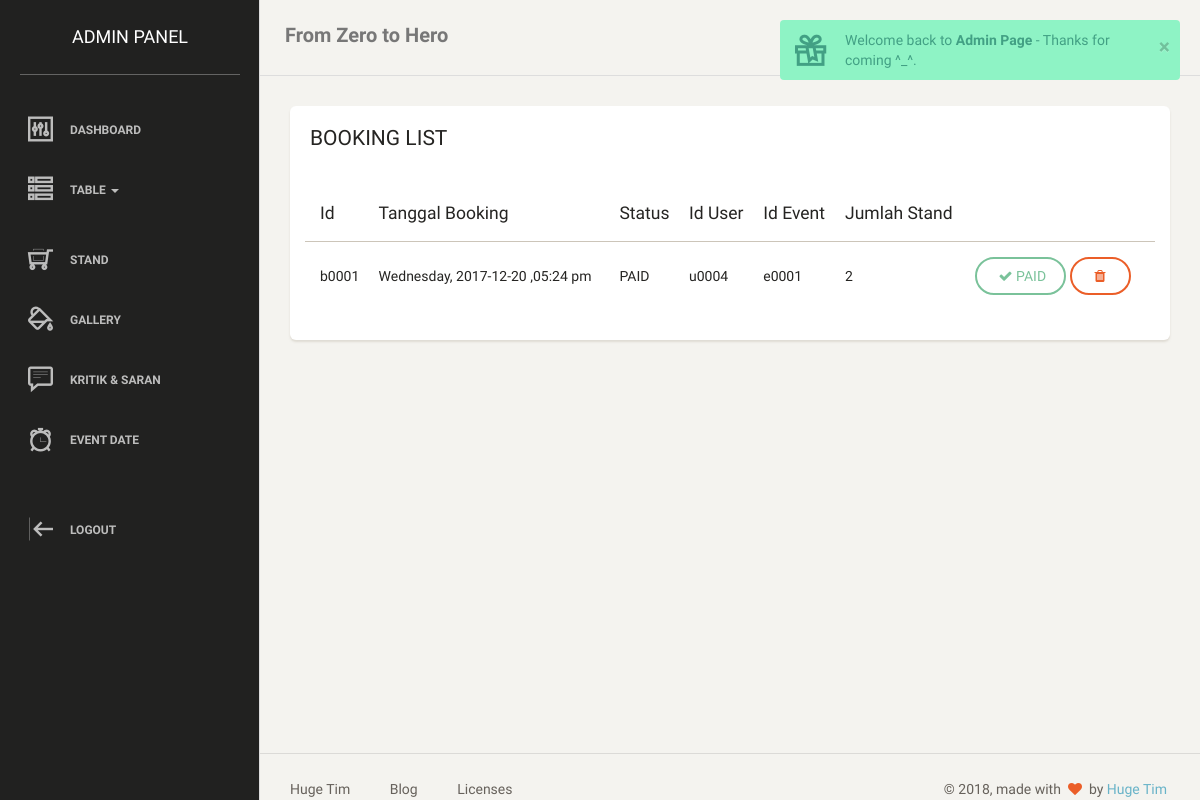
The page /admin/home.php?home=booking (signed in) on the database as committed earlier.
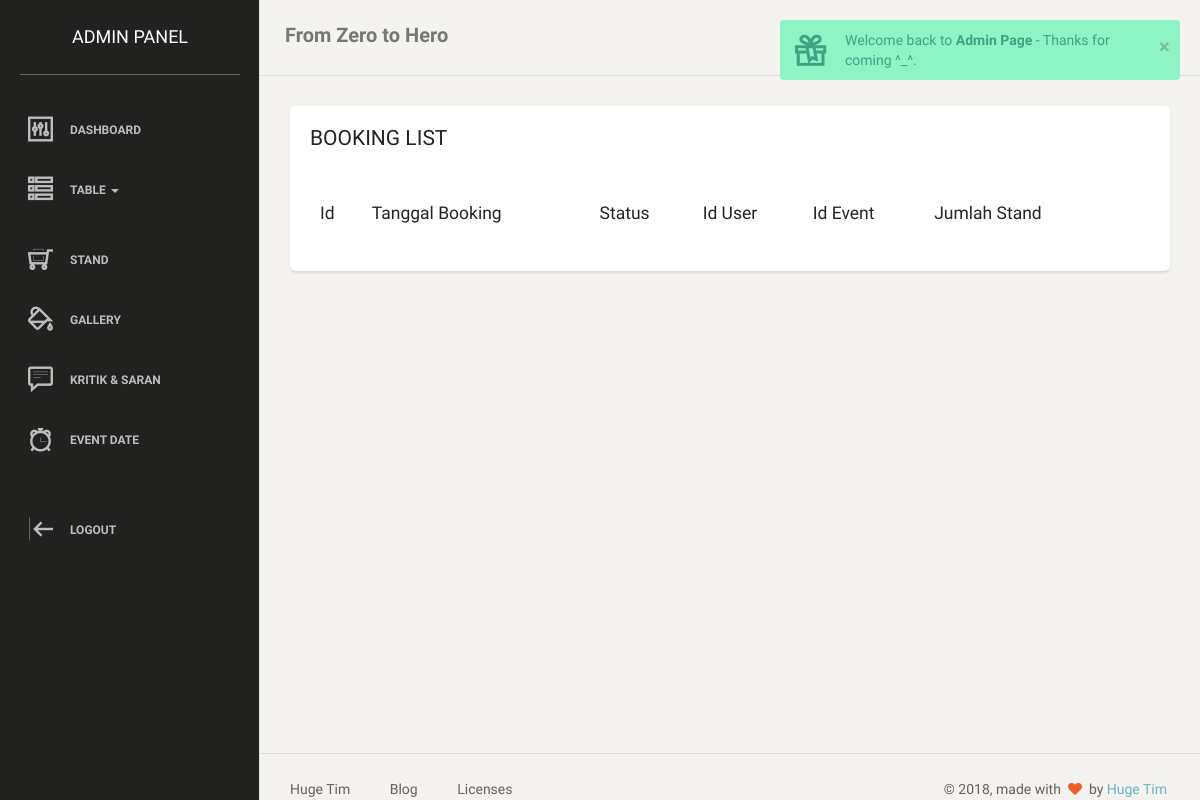
The same page on the database as committed later.
### tables this page shows
CREATE TABLE IF NOT EXISTS `booking` (
  `id_booking` varchar(5) NOT NULL,
  `date_booking` date NOT NULL,
  `status` varchar(10) NOT NULL,
  `id_user` varchar(5) NOT NULL,
  `id_event` varchar(5) NOT NULL,
  `id_stand` varchar(5) NOT NULL,
  PRIMARY KEY (`id_booking`),
  KEY `id_stand` (`id_stand`),
  KEY `id_event` (`id_event`),
  KEY `id_user` (`id_user`)
);

### admin/menu/booking.php (the view)
<?php
include "./koneksi.php";
?>
<div class="row">
  <div class="col-md-12">
      <div class="card">
          <div class="header">
              <h4 class="title">BOOKING LIST</h4>
              <br>
          </div>
          <div class="content table-responsive">
              <table class="table table-striped" id="tabel_data">
                  <thead>
                    <th>Id</th>
                    <th>Tanggal Booking</th>
                    <th>Status</th>
                    <th>Id User</th>
                    <th>Id Event</th>
                    <th>Jumlah Stand</th>
                    <th></th>
                  </thead>
                  <tbody>
                      <?php
                         $query = mysqli_query($connect,"SELECT * FROM `booking`");
                         while($data = mysqli_fetch_array($query)){
                      ?>
                      <tr>
                        <td><?php echo $data['id_booking']?></td>
                        <td><?php echo $data['date_booking']?></td>
                        <td><?php echo $data['status']?></td>
                        <td><?php echo $data['id_user']?></td>
                        <td><?php echo $data['id_event']?></td>
                        <td><?php echo $data['jumlah_stand']?></td>
                        <td>
                          <a onclick="if(confirm('Apakah anda yakin ingin Mengupdate data ini ??'))
                          { location.href='menu/proseseditbooking.php?id=<?php echo $data['id_booking'];?>' }" class="btn btn-success">
                          <i class="fa fa-check"></i>PAID</a>
                          <a onclick="if(confirm('Apakah anda yakin ingin menghapus data ini ??'))
                          { location.href='menu/deletebooking.php?id=<?php echo $data['id_booking'];?>' }" class="btn btn-danger">
                          <i class="fa fa-trash"></i></a>
                        </td>
                      </tr>
                      <?php } ?>
                  </tbody>
              </table>
          </div>
      </div>
  </div>
</div>

Rows that differ between the two databases and show on the page:
removed booking: id_booking "b0001", date_booking "Wednesday, 2017-12-20 ,05:24 pm", status "PAID", id_user "u0004", id_event "e0001", jumlah_stand "2"
